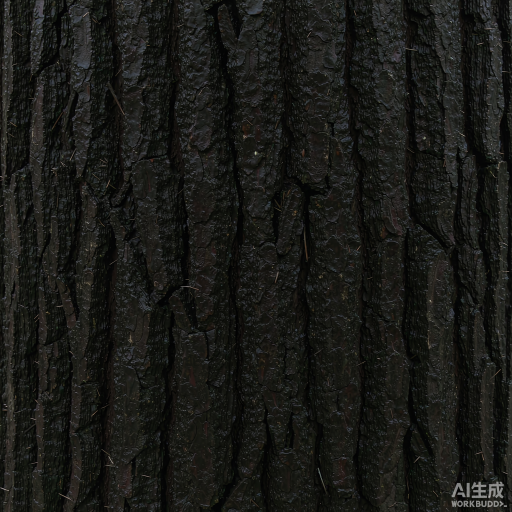
#> input picture assets/textures-src/bark.png, 1024 x 1024 px, found by its file name (shown at 1/2 size); its folder holds only this picture in this run
$ python prep-textures.py
#> lines starting #> are read from the running program, lines starting #| are printed output that depends on the picture
# 把 ImageGen 出的原始贴图处理成能进引擎的资产。
#
# 三件事，每一件都对应一个"不处理就一定会翻车"的理由：
#
# 1. 裁边 6%
#    ImageGen 会在右下角盖"AI生成 WORKBUDDY"水印。这张图会被 RepeatWrapping
#    平铺一百多次，水印会变成一行整整齐齐的小字格子 —— 必须裁掉。
#    顺带把四边最容易出现的"边框感"也裁掉。
#
# 2. 可平铺化（roll + cross-fade）
#    ImageGen 说"seamless"但它根本没对齐左右边。地面贴图 repeat ≈ 115 次，
#    一条接缝就是 115 条竖线，直接报废。
#    做法：把图整体 roll 半个周期，接缝就被推到画面正中央成一个十字；
#    再在十字附近用原图的中心（那里没有接缝）去混。
#    远离十字的地方用 rolled 版本 —— 它在外边缘恰好是无缝的。
#    两张图内容几乎一样（就是平移了半格），所以过渡带里只有轻微的重影，
#    对有机材质（苔藓/落叶/树皮）完全看不出来。
#
# 3. 转 JPEG q88
#    PNG 一张 1.7–2.2 MB，三张 6 MB，超过"画质优先"档定的 3–6 MB 总预算。
#    JPEG q88 一张 150–300 KB，肉眼在游戏里分不出来。

import sys
from pathlib import Path

import numpy as np
from PIL import Image

SRC = Path(r"E:\AiStudy\silentHill\assets\textures-src")
OUT = Path(r"E:\AiStudy\silentHill\code\public\textures")

# 个别贴图的亮度增益：ImageGen 出图偏暗、而引擎里还要乘灯光时，
# 在资产侧提亮一次比在材质上糊 emissive 诚实。
# char-coat 实测 mean 0.250（sRGB），×1.4 → ~0.35：夜里读得出外套轮廓。
GAINS = {"char-coat": 1.4}


def smoothstep(e0, e1, x):
	t = np.clip((x - e0) / (e1 - e0), 0.0, 1.0)
	return t * t * (3.0 - 2.0 * t)


def make_tileable(a: np.ndarray) -> np.ndarray:
	h, w, _ = a.shape
	b = np.roll(a, (h // 2, w // 2), axis=(0, 1))

	# 权重：在画面中心十字附近 → 用原图（它的中心无接缝）；
	# 远离十字（即四边）→ 用 rolled（它的外边无接缝）。
	u = np.arange(w) / w
	v = np.arange(h) / h
	# bump 中心在 0.5，宽度约 0.28；smoothstep 让过渡带不产生硬边
	wx = 1.0 - smoothstep(0.10, 0.38, np.abs(u - 0.5))
	wy = 1.0 - smoothstep(0.10, 0.38, np.abs(v - 0.5))
	mask2d = np.maximum(wx[None, :], wy[:, None])[:, :, None]

	return (b * (1.0 - mask2d) + a * mask2d).astype(np.uint8)


def process(name: str) -> None:
#> called with name = 'bark'
	src = SRC / f"{name}.png"
	img = Image.open(src).convert("RGB")
#> img is the input picture: PIL image 1024x1024 RGB; mean R, G, B 25.2, 25.7, 22.4
	w, h = img.size
#> w = 1024; h = 1024

	# ── 1. 裁边：水印在右下，四边一起裁，保持正方形 ──
	crop = int(min(w, h) * 0.06)
#> crop = 61
	img = img.crop((crop, crop, w - crop, h - crop))
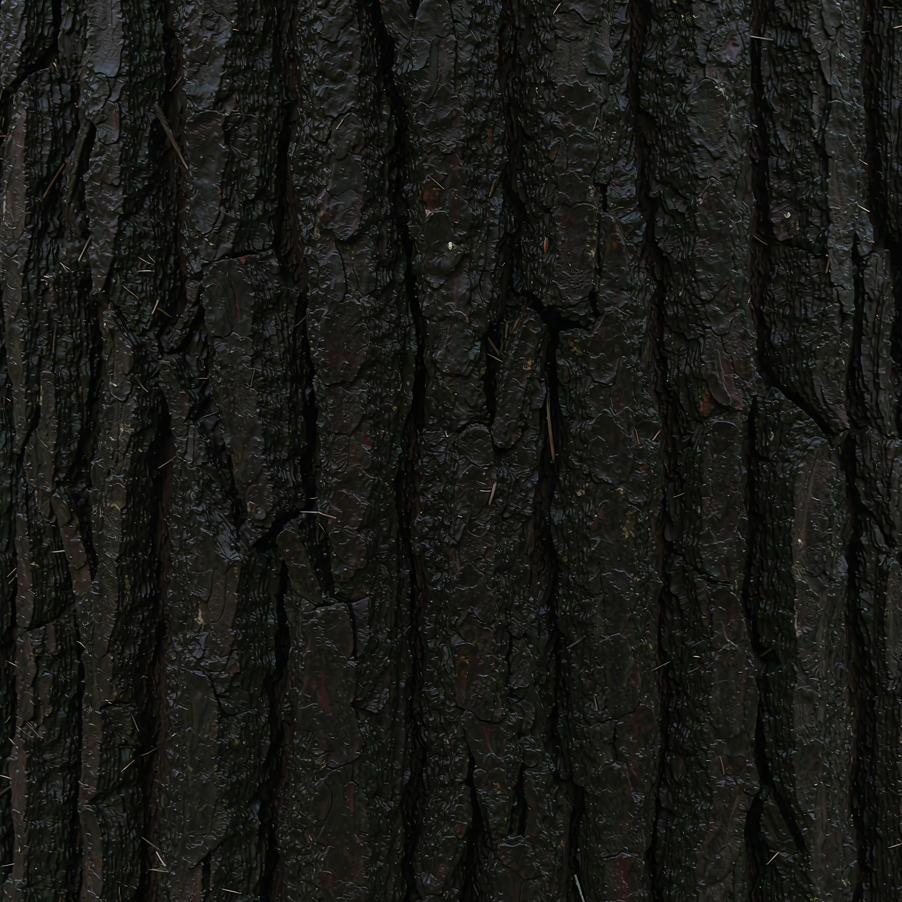
#> img: PIL image 902x902 RGB; mean R, G, B 24.2, 24.6, 21.4
	img = img.resize((1024, 1024), Image.LANCZOS)
#> img: PIL image 1024x1024 RGB

	a = np.asarray(img).astype(np.float32)

	# ── 2. 可平铺化 ──
	a = make_tileable(a)
#> in make_tileable, `b = np.roll(a, (h // 2, w // 2), axis=(0, 1))`:
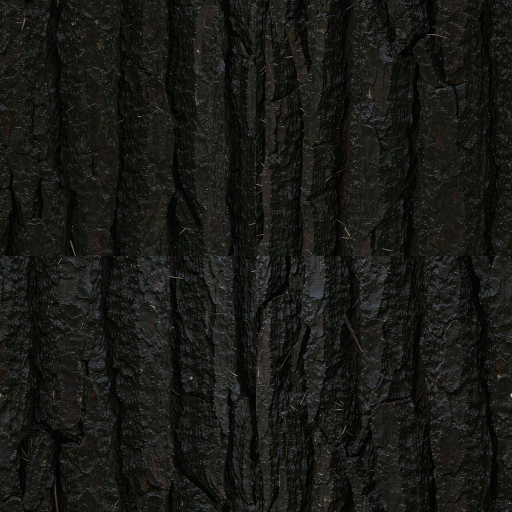
#> b: shape (1024, 1024, 3) float32 (shown at 1/2 size); mean R, G, B 24.2, 24.6, 21.4
#> in make_tileable, `return (b * (1.0 - mask2d) + a * mask2d).astype(np.uint8)`:
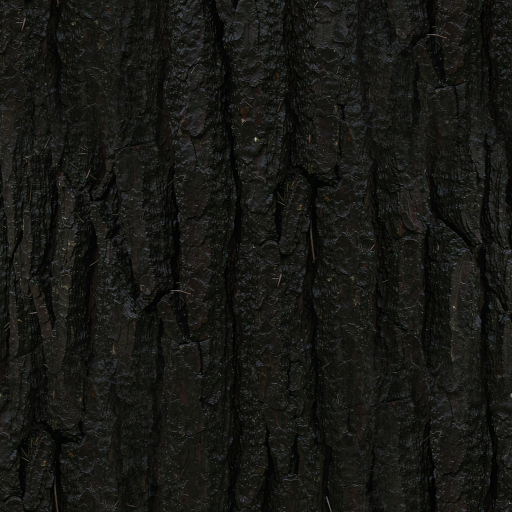
#> returned value: shape (1024, 1024, 3) (shown at 1/2 size); mean of channels 0, 1, 2 23.1, 23.5, 20.2; drawn as R, G, B

	# ── 2.5 亮度增益（有的话）──
	gain = GAINS.get(name)
	if gain:
		a = np.clip(a * gain, 0, 255).astype(np.uint8)

	# ── 3. JPEG ──
	OUT.mkdir(parents=True, exist_ok=True)
	dst = OUT / f"{name}.jpg"
	Image.fromarray(a).save(dst, "JPEG", quality=88, optimize=True)

#> (the run stopped early here; a loop or call above may not have finished)
